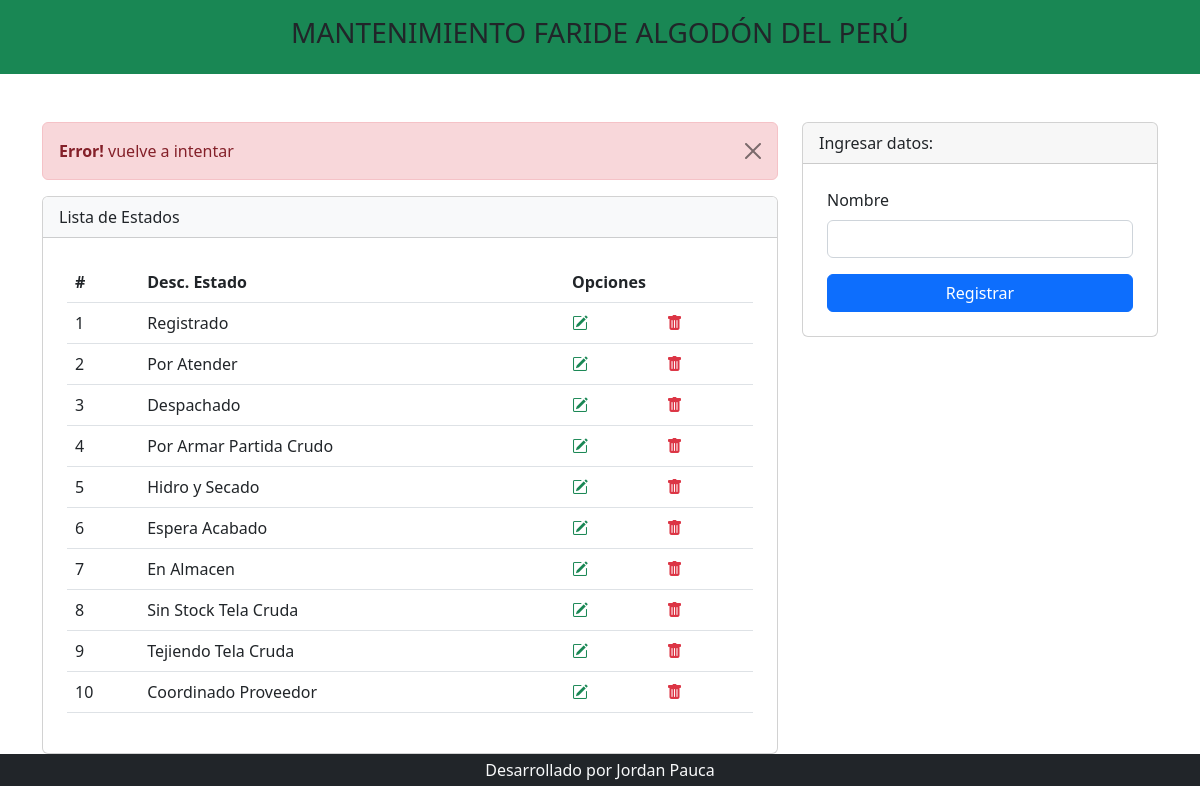
Screenshot of /listar_estado.php?mensaje=error with the database file from the repository.
### tables this page shows
CREATE TABLE `estado` (
  `id_estado` int(11) NOT NULL,
  `desc_estado` varchar(50) NOT NULL
);

### listar_estado.php (the view, shortened to what this page needs)
<?php include 'template/header.php' ?>
<?php
include_once "model/conexion.php";
$sentencia = $bd->query("select * from estado");
$estado = $sentencia->fetchAll(PDO::FETCH_OBJ);
?>
<div class="container mt-5">
    <div class="row justify-content-center">
        <div class="col-md-8">
    <?php
        if(isset($_GET['mensaje']) and $_GET['mensaje']=='error'){
    ?>
    <div class="alert alert-danger alert-dismissible fade show" role="alert">
    <strong>Error!</strong> vuelve a intentar
    <button type="button" class="btn-close" data-bs-dismiss="alert" aria-label="Close"></button>
    </div>
    <?php
        }
    ?>
            <div class="card">
                <div class="card-header bg-light">
                    Lista de Estados
                </div>
                <div class="p-4">
                    <div class="table-responsive">
                        <table class="table align-middle">
                            <thead>
                                <tr>
                                    <th scope="col">#</th>
                                    <th scope="col">Desc. Estado</th>
                                    <th scope="col" colspan="2">Opciones</th>
                                </tr>
                            </thead>
                            <tbody>
                                <?php
                                    foreach($estado as $dato){
                                ?>
                                <tr>
                                    <td scope="row"><?php echo $dato->id_estado; ?></td>
                                    <td><?php echo $dato->desc_estado; ?></td>
                                    <td><a class="text-success" href="editar_estado.php?codigo=<?php echo $dato->id_estado; ?>"><i class="bi bi-pencil-square"></i></a></td>
                                    <td><a onclick="return confirm('Estas seguro de eliminar?');" class="text-danger" href="eliminar_estado.php?codigo=<?php echo $dato->id_estado; ?>"><i class="bi bi-trash-fill"></i></a></td>
                                </tr>
                                <?php
                                    }
                                ?>
                            </tbody>
                        </table>
                    </div>
                </div>
            </div>
        </div>
        <div class="col-md-4">
            <div class="card">
                <div class="card-header">
                    Ingresar datos:
                </div>
                <form class="p-4" method="POST" action="registrar_estado.php">
                    <div class="mb-3">
                        <label class="form-label">Nombre</label>
                        <input type="text" class="form-control" name="txtNombre" autofocus required>
                    </div>
                    <div class="d-grid">
                        <input type="submit" class="btn btn-primary" value="Registrar" required>
                    </div>
                </form>
            </div>
        </div>
    </div>
</div>
<?php include 'template/footer.php' ?>

### template/header.php (shortened to what this page needs)
<!doctype html>
<html lang="es">
<head>
  <link rel="stylesheet" href="https://cdn.jsdelivr.net/npm/bootstrap@5.2.0/dist/css/bootstrap.min.css"
>
  <link rel="stylesheet" href="https://cdn.jsdelivr.net/npm/bootstrap-icons@1.9.1/font/bootstrap-icons.css">
</head>
<body>
    <div class="container-fluid bg-success">
        <div class="row">
            <div class="col-md">
                <header class="py-3">
                    <h3 class="text-center">MANTENIMIENTO FARIDE ALGODÓN DEL PERÚ</h3>
                </header>
            </div>
        </div>
    </div>

### template/footer.php (shortened to what this page needs)
<footer class="container-fluid bg-dark bottom">
<div class="row">
    <div class="col-md text-light text-center py-1">
        Desarrollado por Jordan Pauca
    </div>
</div>
</footer>
</body>
</html>

### rows the page displays
estado: id_estado "1", desc_estado "Registrado"
estado: id_estado "2", desc_estado "Por Atender"
estado: id_estado "3", desc_estado "Despachado"
estado: id_estado "4", desc_estado "Por Armar Partida Crudo"
estado: id_estado "5", desc_estado "Hidro y Secado"
estado: id_estado "6", desc_estado "Espera Acabado"
estado: id_estado "7", desc_estado "En Almacen"
estado: id_estado "8", desc_estado "Sin Stock Tela Cruda"
estado: id_estado "9", desc_estado "Tejiendo Tela Cruda"
estado: id_estado "10", desc_estado "Coordinado Proveedor"
